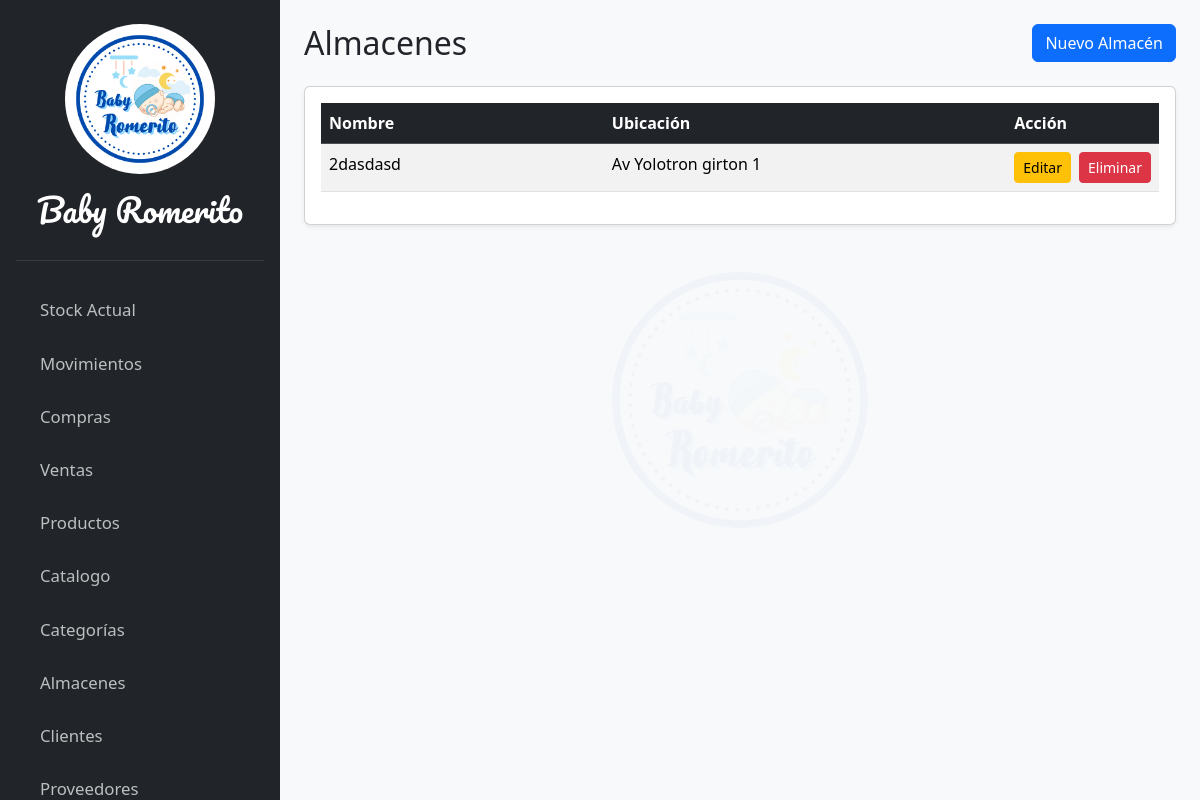
The app's page /almacen/lista, older data.
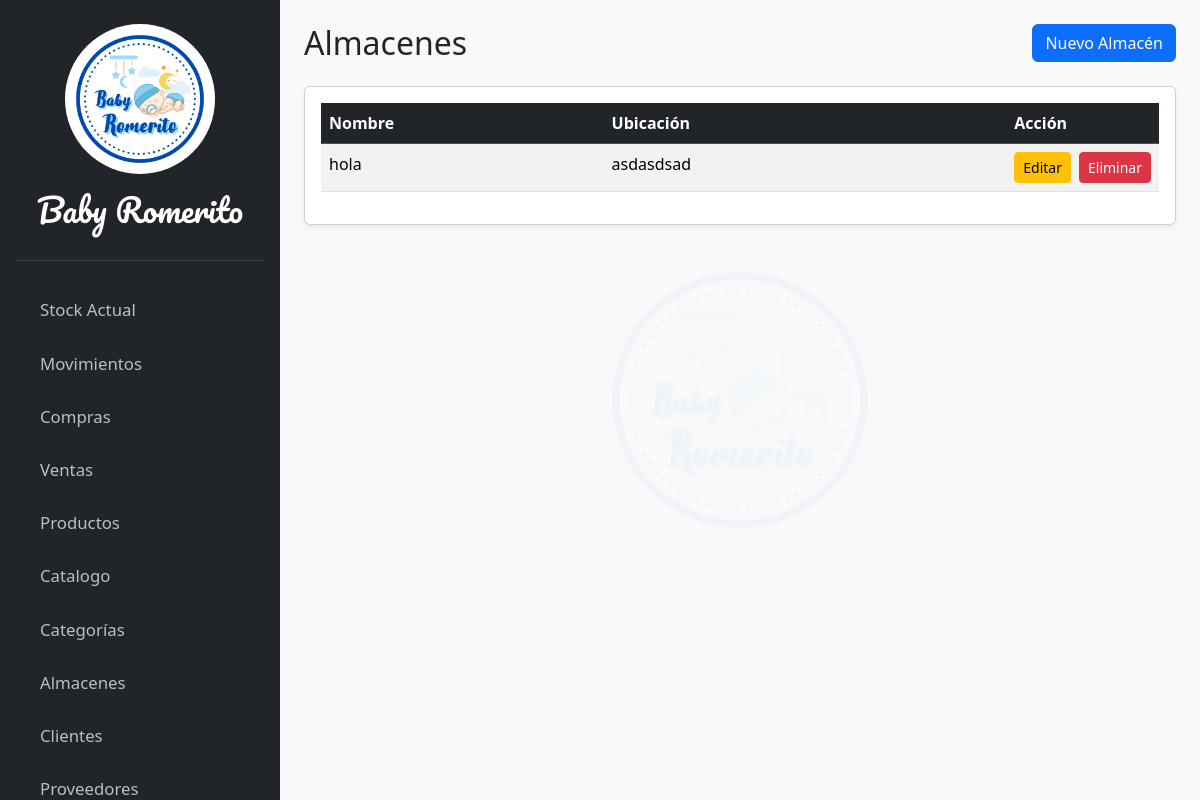
The same page, newer data.
### apps/almacen/models.py (models this page shows, shortened)
class Almacen(models.Model):
    nombre = models.CharField("Nombre del almacén", max_length=100)
    ubicacion = models.CharField("Ubicación (opcional)", max_length=255, null=True, blank=True)

### apps/almacen/views.py (the view)
# urls.py: path('lista', views.AlmacenListView.as_view(), name='almacen-list'),
class AlmacenListView(ListView):
    model = Almacen
    template_name = 'almacen/pages/almacen_list.html'
    context_object_name = 'almacenes'

### templates/almacen/pages/almacen_list.html (shortened to what this page needs)
{% extends 'core/base.html' %}
{% block content %}
<header class="d-flex justify-content-between align-items-center mb-4">
  <h2 class="m-0">Almacenes</h2>
  <button
    hx-get="{% url 'almacen-create' %}"
    hx-target="#almacen-table"
    hx-swap="afterbegin"
    class="btn btn-primary">
    Nuevo Almacén
  </button>
</header>
<div class="card shadow-sm">
  <div class="card-body">
    <table id="datatable-almacenes" class="table table-striped table-hover" style="width:100%">
      <thead class="table-dark">
        <tr>
          <th style="width: 35%;">Nombre</th>
          <th style="width: 50%;">Ubicación</th>
          <th style="width: 15%;">Acción</th>
        </tr>
      </thead>
      <tbody id="almacen-table">
        {% for almacen in almacenes %}
          {% include 'almacen/partials/_almacen_list_rows.html' %}
        {% empty %}
        <tr>
          <td colspan="3" class="text-center">No hay almacenes registrados.</td>
        </tr>
        {% endfor %}
      </tbody>
    </table>
  </div>
</div>
{% endblock %}

### templates/almacen/partials/_almacen_list_rows.html
<tr id="almacen-{{ almacen.pk }}">
    <td>{{ almacen.nombre }}</td>
    <td>{{ almacen.ubicacion|default:"-" }}</td>
    <td>
        <div class="d-flex gap-2 justify-content-end">
            <button
              hx-get="{% url 'almacen-edit' almacen.pk %}"
              hx-target="#almacen-{{ almacen.pk }}"
              hx-swap="outerHTML"
              class="btn btn-warning btn-sm">
              Editar
            </button>
            <button
              hx-delete="{% url 'almacen-delete' almacen.pk %}"
              hx-target="#almacen-{{ almacen.pk }}"
              hx-confirm="¿Estás seguro de que quieres eliminar '{{ almacen.nombre }}'?"
              hx-swap="outerHTML"
              class="btn btn-danger btn-sm">
              Eliminar
            </button>
        </div>
    </td>
</tr>

Row changes from the older to the newer data that the page shows:
removed Almacen: nombre "2dasdasd", ubicacion "Av Yolotron girton 1"
added Almacen: nombre "hola", ubicacion "asdasdsad"
